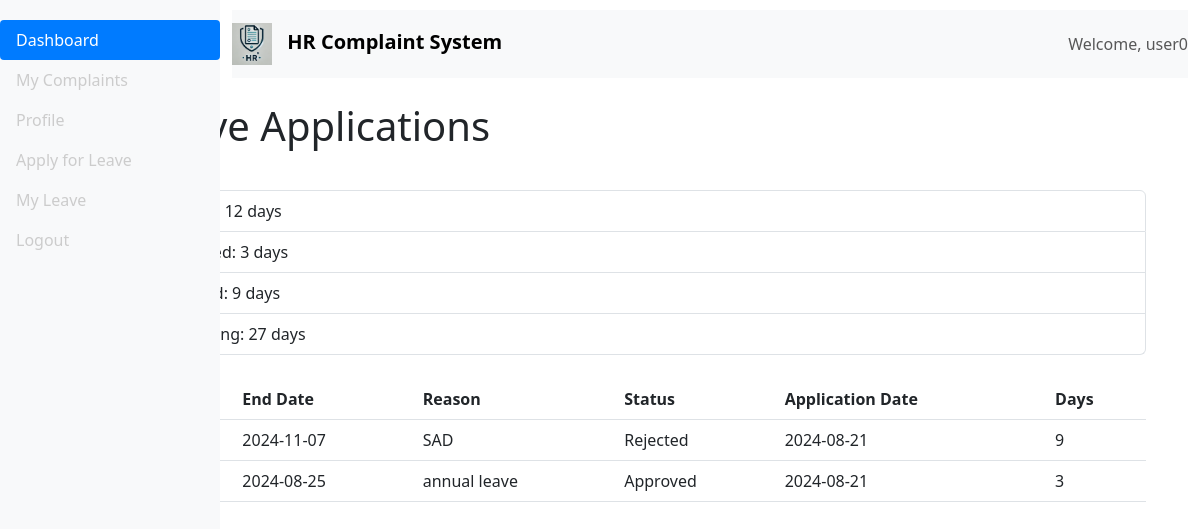
Page /leave_status (signed in) on the committed database.
### app/models.py (models this page shows, shortened)
class User(db.Model, UserMixin):
    id = db.Column(db.Integer, primary_key=True)
    username = db.Column(db.String(64), unique=True, nullable=False)
    email = db.Column(db.String(120), unique=True, nullable=False)
    password_hash = db.Column(db.String(128), nullable=False)
    role = db.Column(db.String(64), nullable=False, default='employee')
    complaints = db.relationship('Complaint', backref='author', lazy=True)
    leave_entitlement = db.Column(db.Integer, default=30)  # Example default entitlement

class Leave(db.Model):
    id = db.Column(db.Integer, primary_key=True)
    user_id = db.Column(db.Integer, db.ForeignKey('user.id'), nullable=False)
    start_date = db.Column(db.Date, nullable=False)
    end_date = db.Column(db.Date, nullable=False)
    reason = db.Column(db.Text, nullable=False)
    status = db.Column(db.String(20), nullable=False, default='Pending')
    application_date = db.Column(db.DateTime, nullable=False, default=datetime.utcnow)
    user = db.relationship('User', backref='leaves', lazy=True)
    @property
    def leave_days(self):
        return (self.end_date - self.start_date).days + 1

### app/blueprints/employee/routes.py (the view)
@employee.route('/leave_status')
@login_required
def leave_status():
    leaves = Leave.query.filter_by(user_id=current_user.id).order_by(Leave.application_date.desc()).all()
    total_applied_days = sum(leave.leave_days for leave in leaves if leave.status in ['Pending', 'Approved', 'Rejected'])
    total_approved_days = sum(leave.leave_days for leave in leaves if leave.status == 'Approved')
    total_rejected_days = sum(leave.leave_days for leave in leaves if leave.status == 'Rejected')
    total_leave_entitlement = 30  # Example total leave entitlement per year
    total_remaining_days = total_leave_entitlement - total_approved_days
    return render_template('leave_status.html',
                           title='My Leave Applications',
                           leaves=leaves,
                           total_applied_days=total_applied_days,
                           total_approved_days=total_approved_days,
                           total_rejected_days=total_rejected_days,
                           total_remaining_days=total_remaining_days)

### app/templates/leave_status.html
{% extends "base.html" %}
{% block content %}
<div class="container">
    <h1 class="mt-4">My Leave Applications</h1>
    <div class="mb-4">
        <h5>Leave Summary</h5>
        <ul class="list-group">
            <li class="list-group-item">Total Leave Applied: {{ total_applied_days }} days</li>
            <li class="list-group-item">Total Leave Approved: {{ total_approved_days }} days</li>
            <li class="list-group-item">Total Leave Rejected: {{ total_rejected_days }} days</li>
            <li class="list-group-item">Total Leave Remaining: {{ total_remaining_days }} days</li>
        </ul>
    </div>
    <table class="table">
        <thead>
            <tr>
                <th>Start Date</th>
                <th>End Date</th>
                <th>Reason</th>
                <th>Status</th>
                <th>Application Date</th>
                <th>Days</th>
            </tr>
        </thead>
        <tbody>
            {% for leave in leaves %}
            <tr>
                <td>{{ leave.start_date.strftime('%Y-%m-%d') }}</td>
                <td>{{ leave.end_date.strftime('%Y-%m-%d') }}</td>
                <td>{{ leave.reason }}</td>
                <td>{{ leave.status }}</td>
                <td>{{ leave.application_date.strftime('%Y-%m-%d') }}</td>
                <td>{{ leave.leave_days }}</td>
            </tr>
            {% endfor %}
        </tbody>
    </table>
</div>
{% endblock %}

### app/templates/base.html (shortened to what this page needs)
<!DOCTYPE html>
<html lang="en">
<head>
    <link rel="stylesheet" href="{{ url_for('static', filename='css/styles.css') }}">
    <link href="https://cdn.jsdelivr.net/npm/bootstrap@5.3.0/dist/css/bootstrap.min.css" rel="stylesheet">
</head>
<body>
    <div class="d-flex">
        {% if current_user.is_authenticated %}
        <nav class="bg-light sidebar">
            <div class="sidebar-sticky">
                <ul class="nav flex-column">
                    <li class="nav-item">
                        <a class="nav-link active" href="{{ url_for('employee.dashboard') }}">
                            Dashboard
                        </a>
                    </li>
                    <li class="nav-item">
                        <a class="nav-link" href="{{ url_for('employee.dashboard') }}">
                            My Complaints
                        </a>
                    </li>
                    <li class="nav-item">
                        <a class="nav-link" href="{{ url_for('auth.profile') }}">
                            Profile
                        </a>
                    </li>
                    <li class="nav-item">
                        <a class="nav-link" href="{{ url_for('employee.apply_leave') }}">Apply for Leave</a>
                    </li>
                    <li class="nav-item">
                        <a class="nav-link" href="{{ url_for('employee.leave_status') }}">My Leave</a>
                    </li>
                    <li class="nav-item">
                        <a class="nav-link" href="{{ url_for('auth.logout') }}">
                            Logout
                        </a>
                    </li>
                </ul>
            </div>
        </nav>
        {% endif %}
        <div class="container-fluid">
            <nav class="navbar navbar-expand-lg navbar-light bg-light d-flex justify-content-between">
                <a class="navbar-brand" href="{% if current_user.is_authenticated %}{{ url_for('employee.dashboard') }}{% else %}{{ url_for('employee.index') }}{% endif %}">
                    <img src="{{ url_for('static', filename='img/logo.PNG') }}" alt="HR Complaint System Logo" class="logo">
                    HR Complaint System
                </a>
                {% if current_user.is_authenticated %}
                <div class="d-flex align-items-center">
                    <span class="navbar-text">
                        Welcome, {{ current_user.username }}
                    </span>
                </div>
                {% endif %}
            </nav>
            <div class="container mt-4">
                {% block content %}{% endblock %}
            </div>
        </div>
    </div>
</body>
</html>

### app/static/css/styles.css (style rules this page uses)
body { background-color: #f8f9fa; font-family: 'Segoe UI', Tahoma, Geneva, Verdana, sans-serif; }
.sidebar { width: 220px; position: fixed; top: 0; left: 0; height: 100%; padding-top: 20px; background-color: #343a40; color: #fff; z-index: 1000; }
.sidebar .nav-link { color: #ccc; }
.sidebar .nav-link.active { color: #ffffff; background-color: #007bff; border-radius: 0.25rem; }
.container-fluid { margin-left: 0px; padding-top: 10px; }
.navbar { background-color: #007bff; padding: 15px; z-index: 1001; position: relative; margin-left: 220px; }
.navbar-brand { color: #99a5e3; font-weight: bold; font-size: 1.5rem; }
.navbar-brand .logo { width: 40px; height: auto; margin-right: 10px; }
h1, h2 { margin-top: 20px; margin-left: 20px; }
.logo { width: 40px; height: auto; }

### rows in the picture
User: username "user0"
Leave: end_date "2024-11-07", reason "SAD", status "Rejected", application_date "2024-08-21", leave_days "9"
Leave: end_date "2024-08-25", reason "annual leave", status "Approved", application_date "2024-08-21", leave_days "3"

### other values in the picture
{{ total_applied_days }} "12"
{{ total_approved_days }} "3"
{{ total_rejected_days }} "9"
{{ total_remaining_days }} "27"
